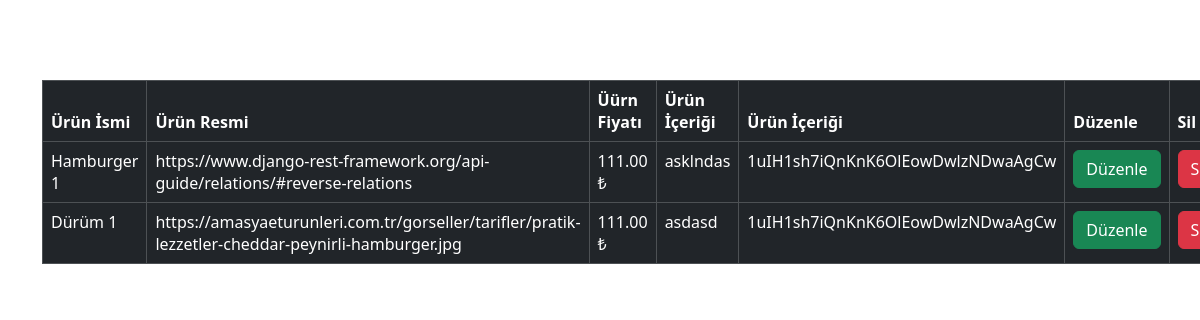
/product/1uIH1sh7iQnKnK6OlEowDwlzNDwaAgCw/3 (signed in), run on the app's committed database.
### RestorantAPI/models.py (models this page shows, shortened)
class Product(models.Model):
    restorant = models.ForeignKey(Restorant, to_field="rest_Code",on_delete=models.CASCADE)
    category = ChainedForeignKey(
        Category,
        chained_field="restorant",
        chained_model_field="restorant",
        show_all=False,
        auto_choose=True,
        sort=True,
        related_name='product',on_delete=models.CASCADE)
    name = models.CharField(max_length=50)
    product_Img = models.URLField()
    price = models.DecimalField(decimal_places=2, max_digits=10)
    pro_contents = models.TextField()

### User/models.py (models this page shows, shortened)
class Account(models.Model):
    user = models.OneToOneField(User,on_delete=models.CASCADE)
    restorant = models.ForeignKey(Restorant, to_field="rest_Code", on_delete=models.CASCADE)

### RestorantAPI/views.py (the view)
# urls.py: path('product/<str:cat_Code>/<int:id>',views.homes),
@login_required(login_url = "/")
def homes(request,cat_Code,id):
    rest_Code = request.user.account.restorant_id
    models = Product.objects.filter(category_id=id)
    context = {
        "models":models
    }
    return render(request,"productList.html",context)

### templates/productList.html (shortened to what this page needs)
{% block body %}
{% load bootstrap5 %}
{% bootstrap_css %}
<div class="container">
{% if models %}
<div class="w3-quarter ">
    <table class=" table table-bordered table-dark " style="margin-top:5em;">
        <thead>
          <tr>
            <th scope="col">Ürün İsmi</th>
            <th scope="col">Ürün Resmi</th>
            <th scope="col">Üürn Fiyatı</th>
            <th scope="col">Ürün İçeriği</th>
            <th scope="col">Ürün İçeriği</th>
            <th scope="col">Düzenle</th>
            <th scope="col">Sil</th>
          </tr>
        </thead>
        <tbody>
          <tr >{% for model in models %}
            <td>{{model.name}}</td>
            <td>{{model.product_Img}}</td>
            <td>{{model.price}} ₺</td>
            <td>{{model.pro_contents}}</td>
            <td>{{user.account.restorant_id}}</td>
              <td><a class="btn btn-success rounded ml-1" href="/edit/{{model.cat_Code}}">Düzenle</a></td>
              <td><a class="btn btn-danger rounded ml-1" href="/delete/{{model.cat_Code}}">Sil</a></td>
          </tr>
          {% endfor %}
        </tbody>
      </table>
  </div>
    {% else %}
    <div class="alert alert-danger">Bulunamadı.</div>
    {% endif %}
</div>
{% endblock body %}

### data on the page
Product: name "Hamburger 1", product_Img "https://www.django-rest-framework.org/api-guide/relations/#reverse-relations", price "111.00", pro_contents "asklndas"
Product: name "Dürüm 1", product_Img "https://amasyaeturunleri.com.tr/gorseller/tarifler/pratik-lezzetler-cheddar-peynirli-hamburger.jpg", price "111.00", pro_contents "asdasd"

### other printed values
{{ user.account.restorant_id }} "1uIH1sh7iQnKnK6OlEowDwlzNDwaAgCw"
